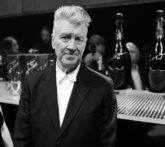
#> input picture img-david-lynch-_123614995615-165x147.jpg, 165 x 147 px
$ jupyter execute Annotating_images.ipynb   (shell and % lines are left out)   (older library calls are emulated)
#> lines starting #> are read from the running program, lines starting #| are printed output that depends on the picture; after the words box and inside, x2 and y2 are one past the last pixel; in counts of white or black regions, pixels touching at a corner belong together
# Annotaing images

Note: even if you want to annotate b&w images, load them using OpenCV with color channels beacuse the annotation are to be in color and they won't appear in desired colors if the image was loaded with grayscale color channels.

[cell 1]
# Import libraries
import os
import cv2
import matplotlib
import numpy as np
import matplotlib.pyplot as plt

matplotlib.rcParams['figure.figsize'] = (9.0, 9.0)

[cell 2]
img = cv2.imread("img-david-lynch-_123614995615-165x147.jpg", cv2.IMREAD_COLOR)
#> img is the input picture: shape (147, 165, 3); min 0, max 255, mean 56.3
# plt.imshow(img)
plt.imshow(img[:, :, ::-1])

# Drawing a line

``img_out = cv2.line(img_in, pt1, pt2, color[, thickness[, lineType[, shift]]])``

## The function has 4 required arguments:

    img: Image on which we will draw a line

    pt1: First point(x,y location) of the line segment

    pt2: Second point of the line segment

    color: Color of the line which will be drawn

## Other optional arguments that are important for us to know include:

    thickness: Integer specifying the line thickness. Default value is 1.

    lineType: Type of the line. Default value is 8 which stands for an 8-connected line. Usually, cv2.LINE_AA (antialiased or smooth line) is used for the lineType.

[cell 3]
imageLine = img.copy()

# The line starts from (200,100) and ends at (400,100)
# The color of the line is YELLOW (Recall that OpenCV uses BGR format)
# Thickness of line is 5px
# Linetype is cv2.LINE_AA

cv2.line(imageLine, (60, 40), (80, 40), (0, 255, 255), thickness=5, lineType=cv2.LINE_AA);
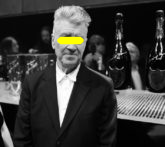
#> imageLine: shape (147, 165, 3); 0.94% of pixels changed, all inside (x1, y1, x2, y2) = (57, 36, 85, 45)
#cv2.line(image, starting point, end point, color(BGR), thickness, linetype here LINE_AA REFERS TO ANTIALIASING

# Display the image
plt.imshow(imageLine[:,:,::-1])

# Making circles
img = cv2.circle(img, center, radius, color[, thickness[, lineType[, shift]]])

img: The output image that has been annotated.

The function has 4 required arguments:

    img: Image on which we will draw a line

    center: Center of the circle

    radius: Radius of the circle

    color: Color of the circle which will be drawn

Next, let's check out the (optional) arguments which we are going to use quite extensively.

    thickness: Thickness of the circle outline (if positive). If a negative value is supplied for this argument, it will result in a filled circle.

    lineType: Type of the circle boundary. This is exact same as lineType argument in cv2.line

[cell 4]
imagecircle = img.copy()

cv2.circle(imagecircle , (70,40) , 30 , (0,0,255),thickness = 1, lineType=cv2.LINE_AA);
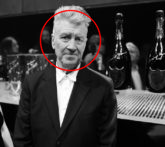
#> imagecircle: shape (147, 165, 3); 2.08% of pixels changed, all inside (x1, y1, x2, y2) = (39, 9, 102, 72)
#cv2.circle(image_source, center coordinates, radius, color, thickness, line type );

plt.imshow(imagecircle[:,:,::-1])

# Adding a rectangle

```img = cv2.rectangle(img, pt1, pt2, color[, thickness[, lineType[, shift]]])```

img: The output image that has been annotated.

The function has 4 required arguments:

    img: Image on which the rectangle is to be drawn.

    pt1: Vertex of the rectangle. Usually we use the top-left vertex here.

    pt2: Vertex of the rectangle opposite to pt1. Usually we use the bottom-right vertex here.

    color: Rectangle color

Next, let's check out the (optional) arguments which we are going to use quite extensively.

    thickness: Thickness of the circle outline (if positive). If a negative value is supplied for this argument, it will result in a filled rectangle.

    lineType: Type of the circle boundary. This is exact same as lineType argument in cv2.line

[cell 5]
imageRect = img.copy()

cv2.rectangle(imageRect, (45,10), (90, 70), (255,0,255),thickness=1, lineType = cv2.LINE_AA);
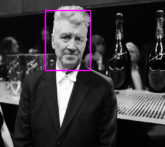
#> imageRect: shape (147, 165, 3); 2.58% of pixels changed, all inside (x1, y1, x2, y2) = (44, 9, 92, 72)
#cv2.rectangle(image_source, top-left coord., bottom-right coord., color, thickness, line type);
plt.imshow(imageRect[:,:,::-1])

# Adding text

```img = cv2.putText(img, text, org, fontFace, fontScale, color[, thickness[, lineType[, bottomLeftOrigin]]])```

img: The output image that has been annotated.

The function has 6 required arguments:

    img: Image on which the text has to be written.

    text: Text string to be written.

    org: Bottom-left corner of the text string in the image.

    fontFace: Font type

    fontScale: Font scale factor that is multiplied by the font-specific base size.

    color: Font color

Other optional arguments that are important for us to know include:

    thickness: Integer specifying the line thickness for the text. Default value is 1.

    lineType: Type of the line. Default value is 8 which stands for an 8-connected line. Usually, cv2.LINE_AA (antialiased or smooth line) is used for the lineType.

[cell 6]
imageText = img.copy()
text = f"TODAY'S NUMBER-1"
fontscale = 1
fontface = cv2.FONT_HERSHEY_PLAIN
fontcolor = (0,255,0)
fontthickness = 1

cv2.putText(imageText, text, (0,140), fontface, fontscale, fontcolor,fontthickness, cv2.LINE_AA);
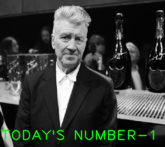
#> imageText: shape (147, 165, 3); 3.85% of pixels changed, all inside (x1, y1, x2, y2) = (1, 129, 155, 141)
plt.imshow(imageText[:,:,:: -1])

$ run again, with New_Zealand_Boat.jpg copied over img-david-lynch-_123614995615-165x147.jpg
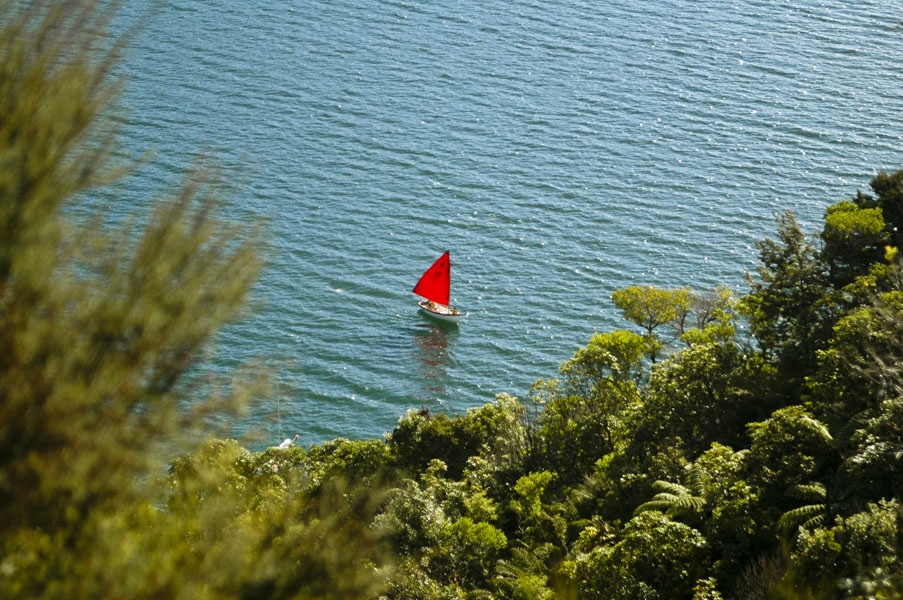
#> input picture New_Zealand_Boat.jpg, 903 x 600 px
#> img is the input picture: shape (600, 903, 3); mean B, G, R 96.6, 115, 98
#> imageLine: shape (600, 903, 3); 0.04% of pixels changed, all inside (x1, y1, x2, y2) = (57, 36, 85, 45)
#> imagecircle: shape (600, 903, 3); 0.09% of pixels changed, all inside (x1, y1, x2, y2) = (39, 9, 102, 72)
#> `cv2.rectangle(imageRect, (45,10), (90, 70), (255,0,255),thickness=1, l..`:
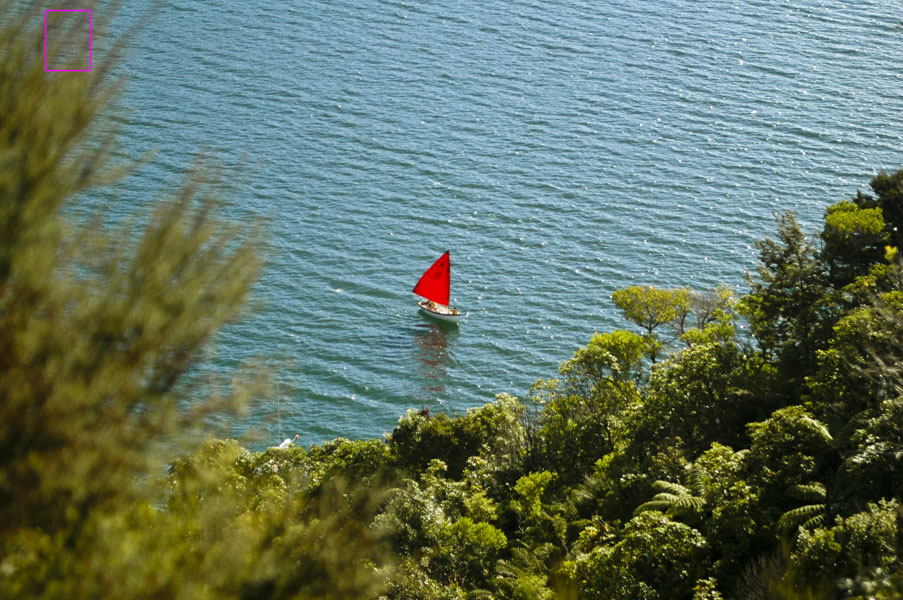
#> imageRect: shape (600, 903, 3); 0.12% of pixels changed, all inside (x1, y1, x2, y2) = (44, 9, 92, 72)
#> `cv2.putText(imageText, text, (0,140), fontface, fontscale, fontcolor,f..`:
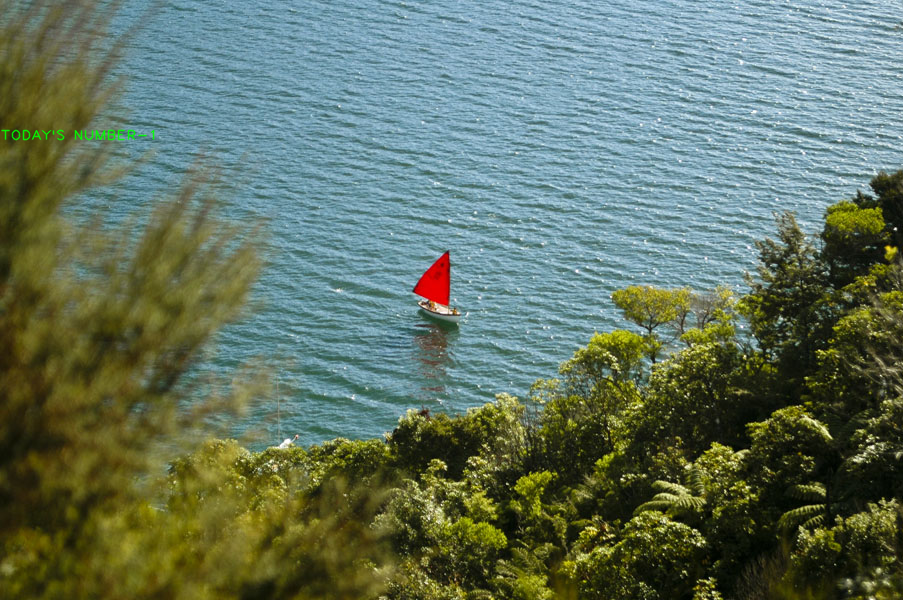
#> imageText: shape (600, 903, 3); 0.17% of pixels changed, all inside (x1, y1, x2, y2) = (1, 129, 155, 141)

$ run again, with circle.jpg copied over img-david-lynch-_123614995615-165x147.jpg
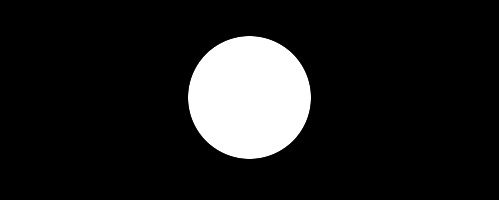
#> input picture circle.jpg, 499 x 200 px
#> img is the input picture: shape (200, 499, 3); min 0, max 255, mean 30.2
#> imageLine: shape (200, 499, 3); 0.23% of pixels changed, all inside (x1, y1, x2, y2) = (57, 36, 85, 45)
#> `cv2.circle(imagecircle , (70,40) , 30 , (0,0,255),thickness = 1, lineT..`:
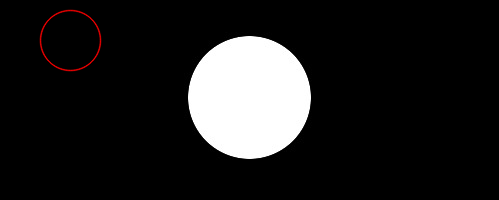
#> imagecircle: shape (200, 499, 3); 0.51% of pixels changed, all inside (x1, y1, x2, y2) = (39, 9, 102, 72)
#> imageRect: shape (200, 499, 3); 0.63% of pixels changed, all inside (x1, y1, x2, y2) = (44, 9, 92, 72)
#> `cv2.putText(imageText, text, (0,140), fontface, fontscale, fontcolor,f..`:
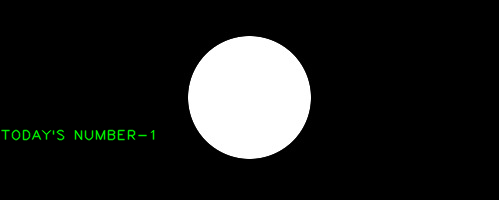
#> imageText: shape (200, 499, 3); 0.93% of pixels changed, all inside (x1, y1, x2, y2) = (1, 129, 155, 141)

$ run again, with rectangle.jpg copied over img-david-lynch-_123614995615-165x147.jpg
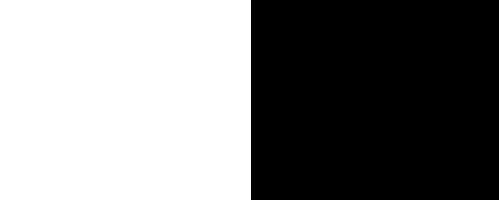
#> input picture rectangle.jpg, 499 x 200 px
#> img is the input picture: shape (200, 499, 3); min 0, max 255, mean 128.3
#> imageLine: shape (200, 499, 3); 0.23% of pixels changed, all inside (x1, y1, x2, y2) = (57, 36, 85, 45)
#> imagecircle: shape (200, 499, 3); 0.51% of pixels changed, all inside (x1, y1, x2, y2) = (39, 9, 102, 72)
#> `cv2.rectangle(imageRect, (45,10), (90, 70), (255,0,255),thickness=1, l..`:
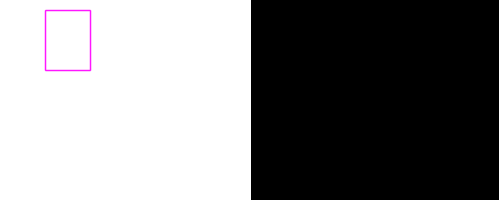
#> imageRect: shape (200, 499, 3); 0.63% of pixels changed, all inside (x1, y1, x2, y2) = (44, 9, 92, 72)
#> `cv2.putText(imageText, text, (0,140), fontface, fontscale, fontcolor,f..`:
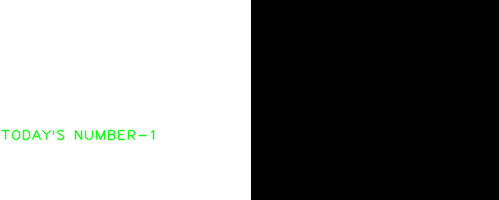
#> imageText: shape (200, 499, 3); 0.93% of pixels changed, all inside (x1, y1, x2, y2) = (1, 129, 155, 141)
